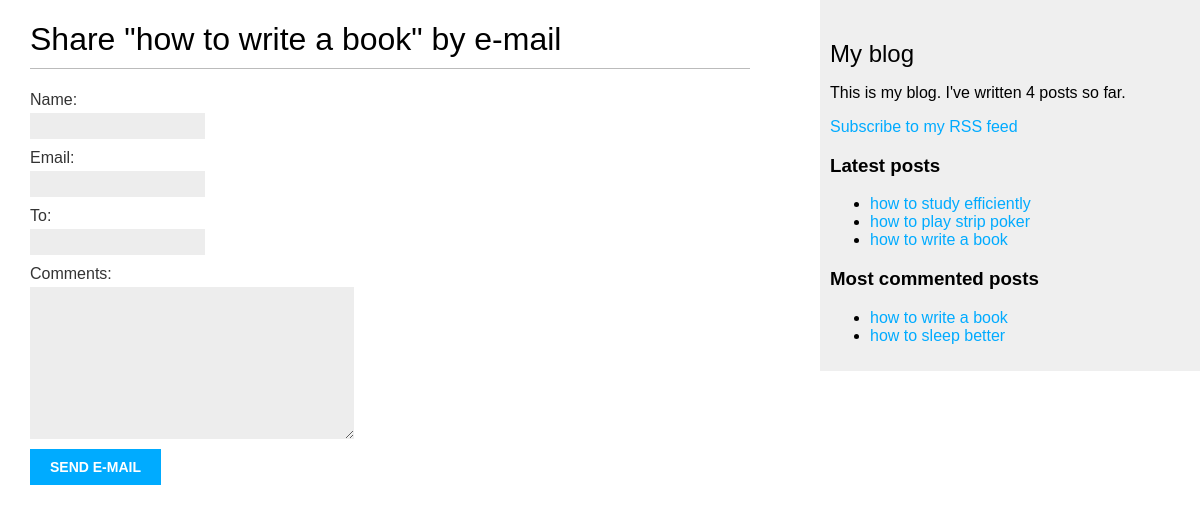
/blog/2/share/, run on the app's committed database.
### blog/models.py (models this page shows, shortened)
class Post(models.Model):
    class Status(models.TextChoices):
        DRAFT = 'DF', 'Draft'
        PUBLISHED = 'PB', 'Published'
    title = models.CharField(max_length=255)
    slug = models.SlugField(max_length=255, unique_for_date='publish')
    body = models.TextField()
    publish = models.DateTimeField(default=timezone.now)
    created = models.DateTimeField(auto_now_add=True)
    updated = models.DateTimeField(auto_now=True)
    status = models.CharField(max_length=2, choices=Status, default=Status.DRAFT)
    author = models.ForeignKey(settings.AUTH_USER_MODEL, on_delete=models.CASCADE, related_name='blog_posts')
    objects = models.Manager()  # The default manager.
    published = PublishedManager()  # Our custome manager.
    tags = TaggableManager()
    class Meta:
        ordering = ['-publish']
        indexes = [
            models.Index(fields=['-publish']),
        ]
    def get_absolute_url(self):
        return reverse("blog:post_detail", args=[self.publish.year, self.publish.month, self.publish.day, self.slug])

### blog/views.py (the view)
# urls.py: path('<int:post_id>/share/', views.post_share, name='post_share'),
def post_share(request, post_id):
    post = get_object_or_404(Post, id=post_id, status=Post.Status.PUBLISHED)
    sent = False
    if request.method == 'POST':
        form = EmailPostForm(request.POST)
        if form.is_valid():
            cd = form.cleaned_data
            post_url = request.build_absolute_uri(
                post.get_absolute_url()
            )
            subject = (
                f"{cd['name']} ({cd['email']}) "
                f"recommends you read {post.title}"
            )
            message = (
                f"Read {post.title} at {post_url}\n\n"
                f"{cd['name']}\'s comments: {cd['comments']}"
            )
            send_mail(
                subject=subject,
                message=message,
                from_email=None,
                recipient_list=[cd['to']]
            )
            sent = True
    else:
        form = EmailPostForm()
    return render(request, 'blog/post/share.html', {'post': post, 'form': form, 'sent': sent})

### blog/forms.py
class EmailPostForm(forms.Form):
    name = forms.CharField(max_length=25)
    email = forms.EmailField()
    to = forms.EmailField()
    comments = forms.CharField(required=False, widget=forms.Textarea)

### blog/models.py (called while the page is built)
    def get_queryset(self):
        return super().get_queryset().filter(status=Post.Status.PUBLISHED)

### blog/templatetags/blog_tags.py (called while the page is built)
@register.simple_tag
def total_posts():
    return Post.published.count()

@register.inclusion_tag("blog/post/latest_posts.html")
def show_latest_posts(count=5):
    latest_posts = Post.published.order_by('-publish')[:count]
    return {'latest_posts': latest_posts}

@register.simple_tag
def get_most_commented_posts(count=5):
    posts = Post.published.filter(comments__active=True).annotate(
        total_comments=Count('comments')
    ).order_by('-total_comments')[:count]
    return posts

### blog/templates/blog/post/share.html (shortened to what this page needs)
{% extends "blog/base.html" %}
{% block content %}
 {% if sent %}
   <h1>E-mail successfully sent</h1>
   <p>
     "{{ post.title }}" was successfully sent to {{ form.cleaned_data.to }}.
   </p>
 {% else %}
   <h1>Share "{{ post.title }}" by e-mail</h1>
   <form method="post">
     {{ form.as_p }}
     <input type="submit" value="Send e-mail">
    </form>
  {% endif %}
 {% endblock %}

### blog/templates/blog/base.html (shortened to what this page needs)
{% load blog_tags %}
{% load static %}
<!DOCTYPE html>
<html>
<head>
    <link href="{% static 'css/blog.css' %}" rel="stylesheet">
</head>
<body>
    <div id="content">
        {% block content %}
        {% endblock %}
    </div>
    <div id="sidebar">
        <h2>My blog</h2>
        <p>
            This is my blog.
            I've written {% total_posts %} posts so far.
        </p>
        <p>
            <a href="{% url 'blog:post_feed' %}">
                Subscribe to my RSS feed
            </a>
        </p>
        <h3>Latest posts</h3>
        {% show_latest_posts 3 %}
        <h3>Most commented posts</h3>
        {% get_most_commented_posts as most_commented_posts %}
        <ul>
            {% for post in most_commented_posts %}
                <li>
                    <a href="{{ post.get_absolute_url }}">{{ post.title }}</a>
                </li>
            {% endfor %}
        </ul>
    </div>
</body>
</html>

### blog/templates/blog/post/latest_posts.html
<ul>
    {% for post in latest_posts %}
    <li>
    <a href="{{ post.get_absolute_url }}">{{ post.title }}</a>
    </li>
    {% endfor %}
</ul>

### blog/static/css/blog.css (style rules this page uses)
body { margin:0; padding:0; font-family:helvetica, sans-serif; }
a { color:#00abff; text-decoration:none; }
h1 { font-weight:normal; border-bottom:1px solid #bbb; padding:0 0 10px 0; }
h2 { font-weight:normal; margin:30px 0 0; }
#content { float:left; width:60%; padding:0 0 0 30px; }
#sidebar { float:right; width:30%; padding:10px; background:#efefef; height:100%; }
label { float:left; clear:both; color:#333; margin-bottom:4px; }
input, textarea { clear:both; float:left; margin:0 0 10px; background:#ededed; border:0; padding:6px 10px; font-size:12px; }
input[type=submit] { font-weight:bold; background:#00abff; color:#fff; padding:10px 20px; font-size:14px; text-transform:uppercase; }

### data on the page
Post: title "how to write a book"
Post: title "how to study efficiently"
Post: title "how to play strip poker"
Post: title "how to sleep better"
